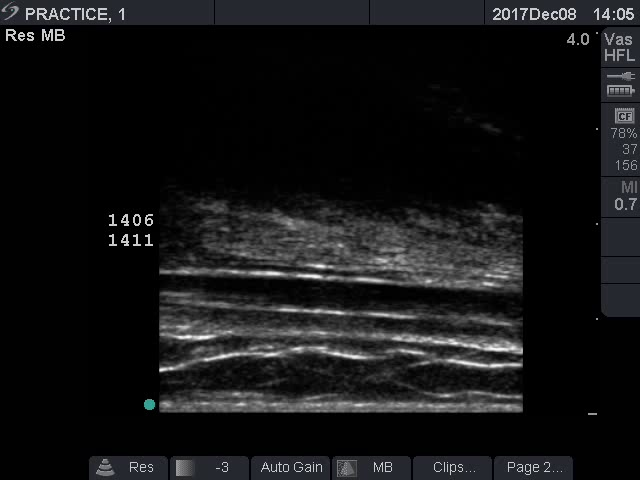
#> input picture temp_images/frame0.jpg, 640 x 480 px
$ python -i ArteryDiamTest.py   (imports and definitions only)
#> lines starting #> are read from the running program, lines starting #| are printed output that depends on the picture; after the words box and inside, x2 and y2 are one past the last pixel; in counts of white or black regions, pixels touching at a corner belong together
#> further down, picture is the input picture: shape (480, 640, 3); mean B, G, R 21.8, 20.9, 20.6
### Code/FileSupport.py
import os

# takes in file name and finds file path based on the current source code file path and the expected 'Sample_Images'
# file path. image_name should include the file name and file extension
# [4 lines left out: function ReturnImagePath, not called in this run]

def ReturnTempImagePath():
    path = os.getcwd()
    path = path.split("Code")[0]
    return path + 'temp_images\\'

### old code/Code/ArteryDiamTest.py
# ----------------Artery Detection Prototype--------------------------
# This program takes .avi ultrasound files and contours each frame based on otsu thresholding. To progress to the next frame
# the spacebar will clear the current image and generate the next frame.
# This file assumes the .avi files are 640x480 and match the cropped range of the sample image.
#
# copyright Marquette University

import cv2
import numpy
from FileSupport import *

# ------------------ Variables ----------------------
im_x, im_y, click_allowed = 1, 1, True

# file vars ------
image_file_name = '14.05.25 hrs __[0011697].avi'  # this will be given through some file selection of the user
# image_file_name = '14.13.37 hrs __[0011703].avi' # different .avi file to test
# image_file_name = '14.05.51 hrs __[0011699].avi'
temp_image_file_path = ReturnTempImagePath()  # gives file path for .avi files to be stored
# image vars -------
sample_start_row = 144  # measurements are based off the 640x480 sample image
sample_end_row = 408
sample_start_col = 159
sample_end_col = 518
# colors --------
RED = (0, 0, 255)  # opencv uses BGR not RGB
GREEN = (0, 255, 0)
BLUE = (255, 0, 0)


# ------------------Functions-----------------------------------
# Example algorithm for removing non artery shapes that removes small shapes
def VerifyContour(contour, min_size):
    # -------- Detect Small Shapes --------
    if cv2.arcLength(contour, True) < min_size:  # hardcoded for now
        return False
    else:
        return True


# Finds the largest perimeter in a contour object
def LargestContourPerim(c_arr):
    # finds largest perimeter and returns size
    largest_c = 0
    for i_shape in range(len(c_arr)):
        temp = cv2.arcLength(c_arr[i_shape], True)
        if temp > largest_c:
            largest_c = temp
    return largest_c


# left click saves x,y coordinate and right click resets the x,y and allows a reclick
def click_event(event, x, y, flags, param):
    global im_x, im_y, click_allowed
    if event == cv2.EVENT_LBUTTONDOWN:
        if click_allowed:
            click_allowed = False  # only should allow click once
            print("clicked on [", x, " ", y, "]")
            cv2.circle(image, (x, y), 2, RED, -1)
            cv2.imshow("Pre Processing", image)
            im_x, im_y = x, y
            # call populate fucnt
            Populate(image)
    if event == cv2.EVENT_RBUTTONDOWN:
        click_allowed = True
        im_x, im_y = -1, -1


# populates all of the filtered/detected shape images. This function performs all aspects of their generation
def Populate(img):
    # all this shit should be in the populate filtered image funct. So if the click_allowed is true
    # then populate() is called once image is clicked
    # other wise they will populate automatically as the center hasnt been detected

    # Convert image to grayscale
    img = cv2.imread(temp_image_file_path + "frame%i.jpg" % i_frame, cv2.IMREAD_GRAYSCALE)
#> img: shape (480, 640); min 0, max 252, mean 20.9
    # Invert Image
    img = numpy.invert(img)
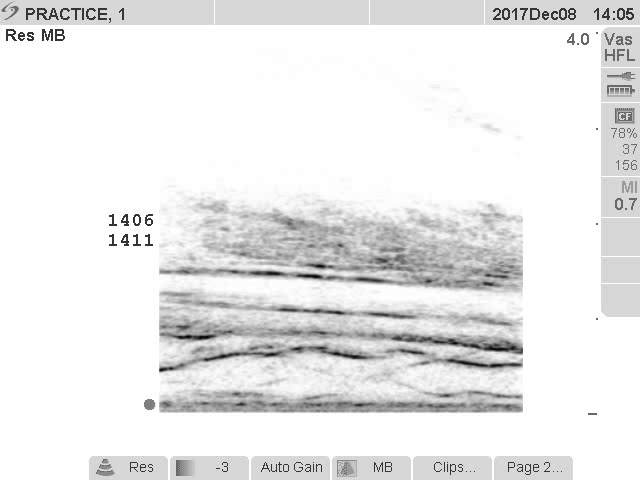
#> img: shape (480, 640); min 3, max 255, mean 234.1
    # Perform Threshold
    otsu_hierarchy, otsu_threshold = cv2.threshold(img, 0, 255, cv2.THRESH_OTSU)
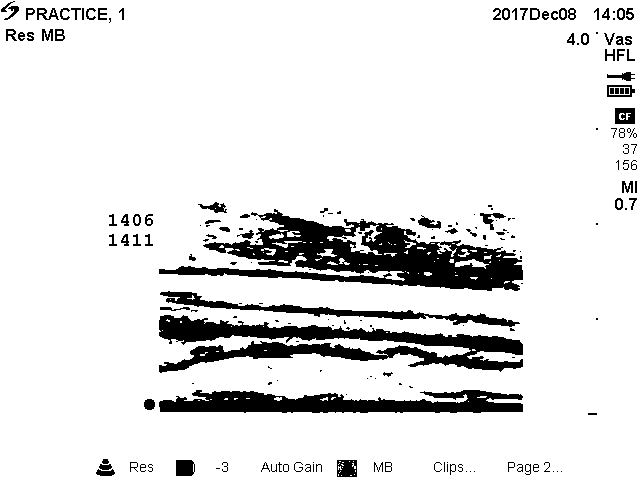
#> otsu_threshold: shape (480, 640); 88.6% white; 197 black regions (97 under 20 px)
#> otsu_hierarchy = 197
    # Find contours (edges)
    otsu_contours, _ = cv2.findContours(otsu_threshold, cv2.RETR_TREE,
                                        cv2.CHAIN_APPROX_NONE)  # TREE vs EXTERNAL & SIMPLE vs NONE
#> otsu_contours = 461 contours, 350 with area under 20; largest, box (x1, y1, x2, y2) and area: (0, 0, 640, 480) 306081, (158, 208, 524, 292) 14586, (158, 314, 524, 374) 9680, (158, 389, 524, 414) 6227, (159, 290, 521, 328) 2732
    # Convert image to color so contours can be printed in color
    img = cv2.cvtColor(img, cv2.COLOR_GRAY2BGR)
#> img: shape (480, 640, 3)
    intense_img = img  # to show algorithm removing small shapes

    # Display images
    cv2.drawContours(img, otsu_contours, -1, GREEN, 1)  # draws contours on an image
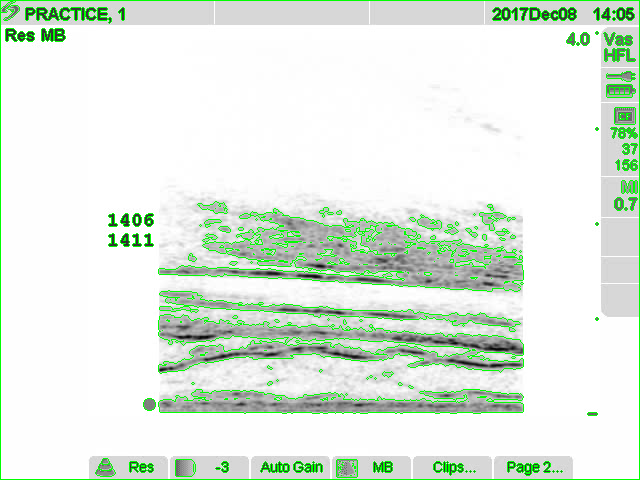
#> img: shape (480, 640, 3); mean B, G, R 224.4, 235.9, 224.4
    cv2.imshow("Image With Otsu Contours", img)
    cv2.imshow("Image with Otsu Thresholding", otsu_threshold)

    # --------intensive detection----------------
    min_c_size = LargestContourPerim(otsu_contours) * .1
#> the loop in LargestContourPerim, `for i_shape in range(len(c_arr)):` made 461 passes
#> (temp, largest_c) on pass 1: (2236, 2236)
#> temp on passes 2 to 7: 11.66, 5.66, 5.66, 5.66, 5.66, 11.66
#> after the loop in LargestContourPerim, `for i_shape in range(len(c_arr)):`: largest_c = 2236
#> min_c_size = 223.6

    # iterate through contour array and remove small shapes
    for i_shape in range(len(otsu_contours)):
        if VerifyContour(otsu_contours[i_shape], min_c_size):
            cv2.drawContours(intense_img, otsu_contours, i_shape, GREEN, 1)
        else:
            cv2.drawContours(intense_img, otsu_contours, i_shape, RED, 1)
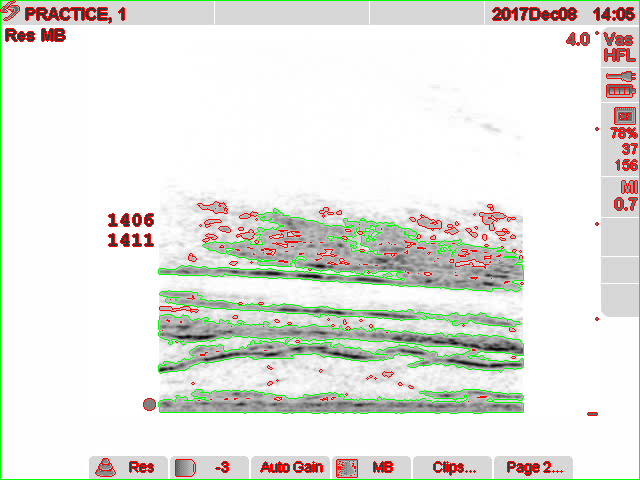
#> intense_img: shape (480, 640, 3); mean B, G, R 224.4, 230.6, 229.6

    # Display images
    cv2.imshow("Intense Filtered Shapes", intense_img)

    # ---------Use Coordinate Shape-------------------
    # until the populate func is done, this wont work for the very first images
#> (the run stopped early here; a loop or call above may not have finished)

$ run again, on old code/temp_images/frame0.jpg
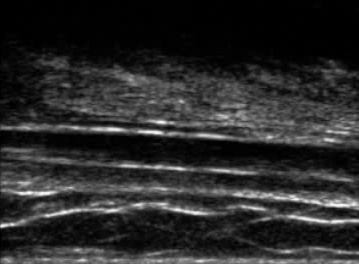
#> input picture old code/temp_images/frame0.jpg, 359 x 264 px
#> picture is the input picture: shape (264, 359, 3); mean B, G, R 41.8, 41.8, 41.8
#> in Populate, `otsu_hierarchy, otsu_threshold = cv2.threshold(img, 0, 255, cv2.THRESH..`:
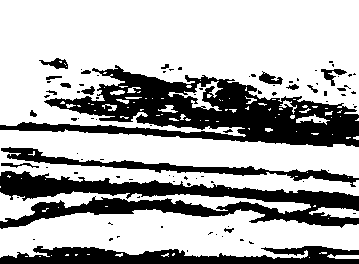
#> otsu_threshold: shape (264, 359); 69.2% white; 91 black regions (71 under 20 px)
#> otsu_hierarchy = 198
#> otsu_contours = 198 contours, 166 with area under 20; largest, box (x1, y1, x2, y2) and area: (0, 0, 359, 137) 34640, (0, 129, 359, 196) 13558, (0, 209, 359, 259) 11818, (0, 191, 311, 222) 2357, (168, 81, 223, 111) 342
#> the loop in LargestContourPerim, `for i_shape in range(len(c_arr)):` made 198 passes
#> (temp, largest_c) on passes 2, 3, 5, 14, 54, 141: (2, 2), (4, 4), (68.73, 68.73), (1074.8, 1074.8), (1795.1, 1795.1), (1835.8, 1835.8)
#> after the loop in LargestContourPerim, `for i_shape in range(len(c_arr)):`: largest_c = 1835.8
#> min_c_size = 183.6
#> after the loop in Populate, `for i_shape in range(len(otsu_contours)):`:
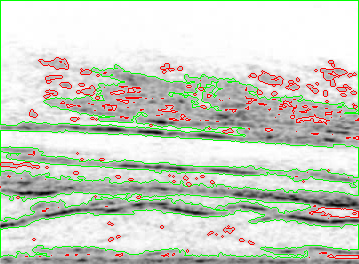
#> intense_img: shape (264, 359, 3); mean B, G, R 196.3, 210.4, 202.6
